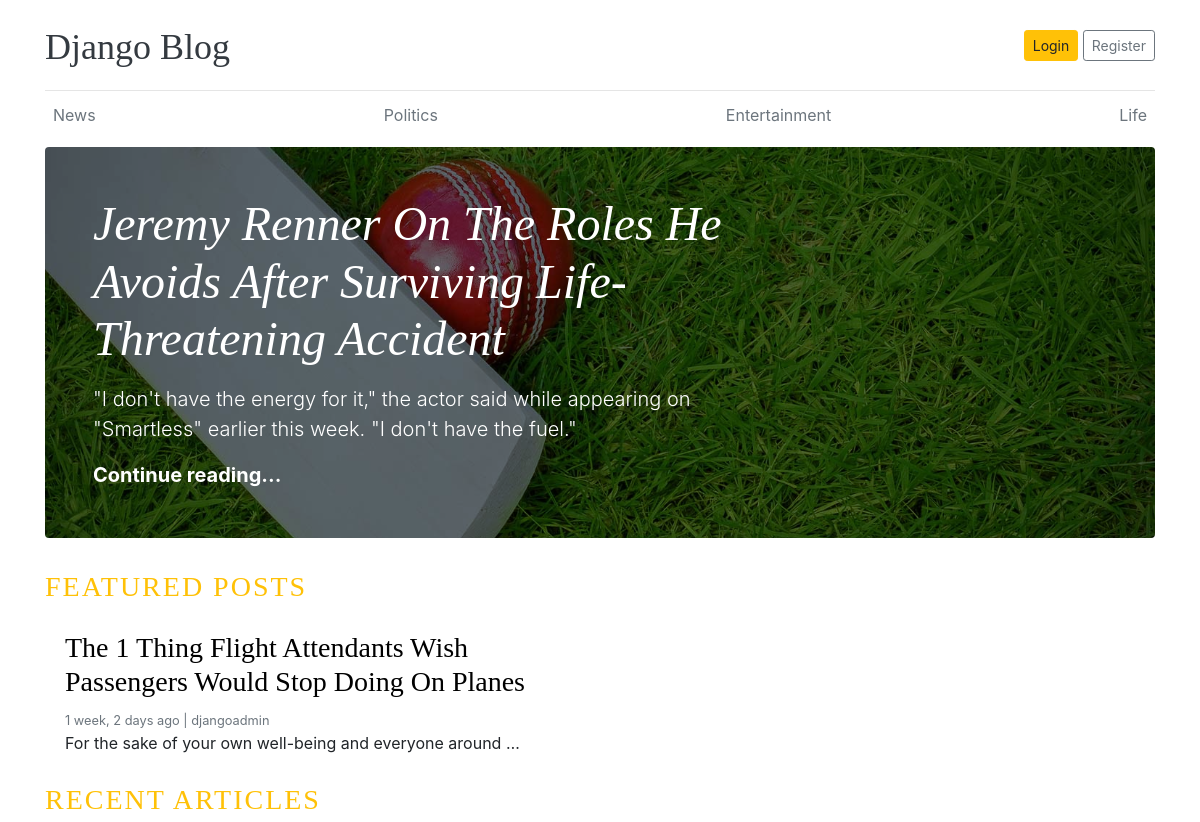
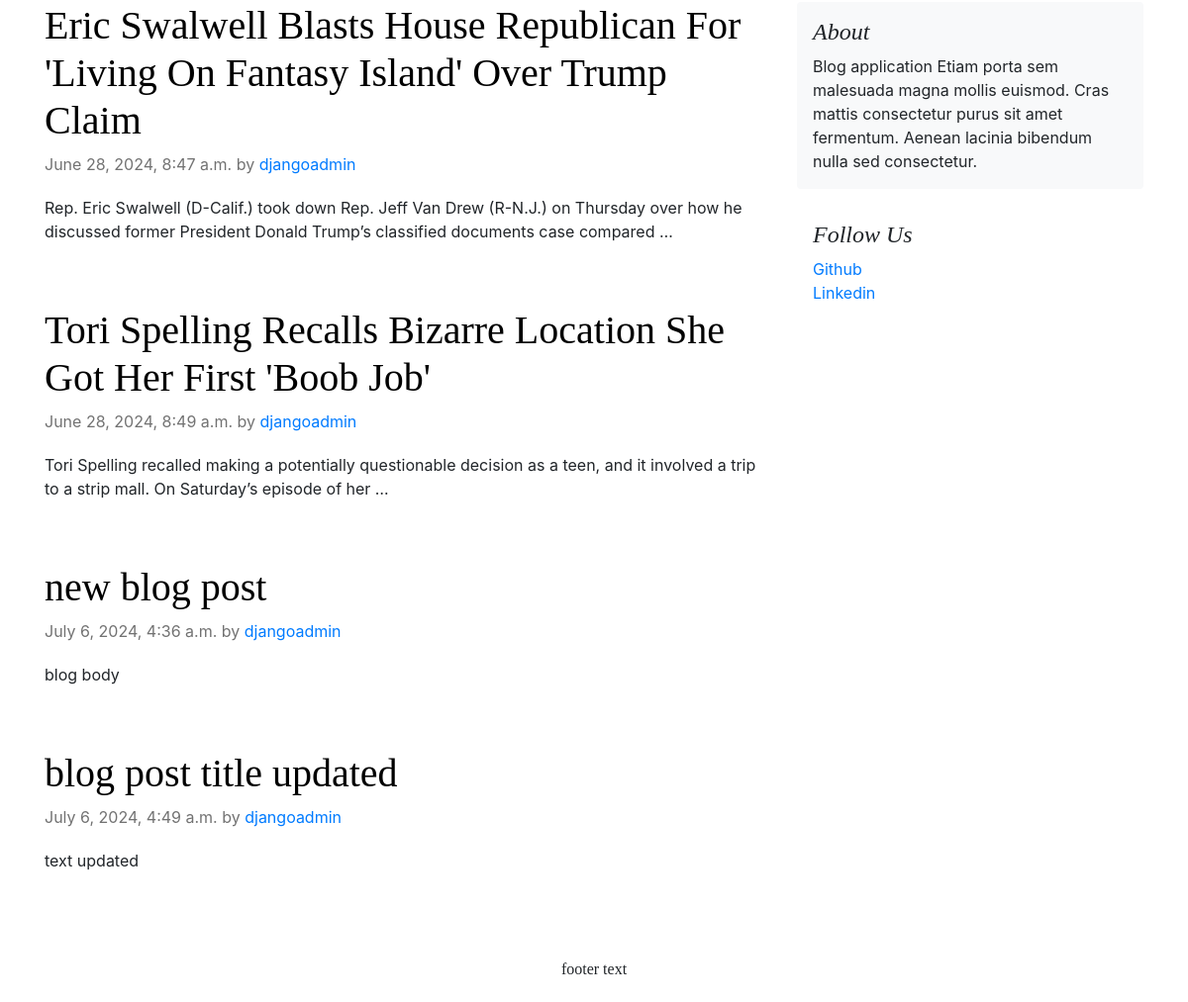
The page / on the database its author committed (2 pictures, top to bottom).
### blogs/models.py (models this page shows, shortened)
class Category(models.Model):
    category_name = models.CharField(max_length=50, unique=True)
    created_at = models.DateTimeField(auto_now_add=True)
    updated_at = models.DateTimeField(auto_now=True)
    class Meta:
        verbose_name_plural = 'Categories'

class Blog(models.Model):
    title = models.CharField(max_length=100)
    slug = models.SlugField(max_length=150, unique=True, blank=True)
    category = models.ForeignKey(Category, on_delete=models.CASCADE)
    author = models.ForeignKey(User, on_delete=models.CASCADE)
    featured_image = models.ImageField(upload_to='uploads/%Y/%m/%d')
    short_description = models.TextField(max_length=500)
    blog_body = models.TextField(max_length=2000)
    status = models.CharField(max_length=20, choices=STATUS_CHOICES, default='Draft')
    is_featured = models.BooleanField(default=False)
    created_at = models.DateTimeField(auto_now_add=True)
    updated_at = models.DateTimeField(auto_now=True)

class About(models.Model):
    text = models.CharField(max_length=200)
    created_at = models.DateTimeField(auto_now_add=True)
    updated_at = models.DateTimeField(auto_now=True)

class SocialLink(models.Model):
    name = models.CharField(max_length=50)
    link = models.URLField(max_length=100)
    created_at = models.DateTimeField(auto_now_add=True)
    updated_at = models.DateTimeField(auto_now=True)

### blog_main/views.py (the view)
# urls.py: path('', views.home, name='home'),
def home(request):
    featured_posts = Blog.objects.filter(is_featured = True, status = 'Published')
    posts = Blog.objects.filter(is_featured = False, status = 'Published')
    about = About.objects.all()
    social_links = SocialLink.objects.all()
    context = {
        'featured_posts': featured_posts,
        'posts': posts,
        'about': about,
        'social_links': social_links
    }
    return render(request, 'home.html', context)

### blogs/context_processors.py (called while the page is built)
def get_categories(request):
    categories = Category.objects.all()
    return dict(categories=categories)

### templates/home.html
{% extends "base.html" %}
{% block content %}
{% for post in featured_posts %}
    {% if forloop.first %}
    <div class="jumbotron p-3 p-md-5 text-white rounded bg-dark" style="background-image: url({{ post.featured_image.url }});background-blend-mode: overlay;background-size:cover;">
      <div class="col-md-8 px-0">
        <h1 class="display-4 font-italic">{{ post.title }}</h1>
        <p class="lead my-3">{{ post.short_description }}</p>
        <p class="lead mb-0"><a href="{% url 'blogs' post.slug %}" class="text-white font-weight-bold">Continue reading...</a></p>
      </div>
    </div>
    {% endif %}
  {% endfor %}
  <h3 class="text-uppercase text-warning" style="letter-spacing: 2px;"> Featured posts </h3>
  <div class="row mb-2">
    {% for post in featured_posts %}
    {% if not forloop.first %}
    <div class="col-md-6">
      <div class="card border-0" >
        <div class="card-body">
          <h3><a style="color: black;" href="{% url 'blogs' post.slug %}">{{ post.title }}</a></h3>
          <small class="mb-1 text-muted">{{ post.created_at | timesince }} ago | {{ post.author }}</small>
          <p class="card-text">{{ post.short_description | truncatewords:10}}</p>
        </div>
      </div>
    </div>
    {% endif %}
    {% endfor %}
  </div>
  <h3 class="text-uppercase text-warning" style="letter-spacing: 2px;"> Recent articles </h3>
  <main role="main" class="container p-0">
    <div class="row">
      <div class="col-md-8 blog-main">
        {% for post in posts %}
        <div class="blog-post">
          <h3 class="blog-post-title" ><a style="color: black;" href="{% url 'blogs' post.slug %}">{{ post.title }}</a></h3>
          <p class="blog-post-meta">{{ post.created_at }} by <a href="#">{{ post.author }}</a></p>
          <p>{{ post.blog_body | truncatewords:25 }}</p>
        </div>
        {% endfor %}
      </div>
      <aside class="col-md-4 blog-sidebar">
        <div class="p-3 mb-3 bg-light rounded">
          <h4 class="font-italic">About</h4>
          {% for i in about %}
          <p class="mb-0">{{ i.text }}</p>
          {% endfor %}
        </div>
        <div class="p-3">
          <h4 class="font-italic">Follow Us</h4>
          <ol class="list-unstyled">
            {% for link in social_links %}
            <li><a href="{{ link.link }}">{{ link.name }}</a></li>
            {% endfor %}
          </ol>
        </div>
      </aside>
    </div>
  </main>
  {% endblock %}

### templates/base.html (shortened to what this page needs)
{% load static %}
<!DOCTYPE html>
<html lang="en">
<head>
    <link href="https://getbootstrap.com/docs/4.0/dist/css/bootstrap.min.css" rel="stylesheet">
    <link rel="stylesheet" href="https://cdnjs.cloudflare.com/ajax/libs/font-awesome/4.7.0/css/font-awesome.min.css">
    <link href="{% static 'css/blog.css' %}" rel="stylesheet">
  </head>
    <body>
        <div class="container">
        <header class="blog-header py-3">
            <div class="row flex-nowrap justify-content-between align-items-center">
            <div class="col-8 pt-1">
                <a class="blog-header-logo text-dark" href="/">Django Blog</a>
            </div>
            <div class="col-4 d-flex justify-content-end align-items-center">
                {% if not user.is_authenticated %}
                <a class="btn btn-sm btn-warning" href="{% url 'login' %}">Login</a> &nbsp;
                <a class="btn btn-sm btn-outline-secondary" href="{% url 'register' %}">Register</a>
                {% else %}
                <div><a href="{% url 'dashboard' %}" >Dashboard</a></div>
                &emsp;
                <span><a href="{% url 'logout' %}">Logout</a></span>
                {% endif %}
            </div>
            </div>
        </header>
        <div class="nav-scroller py-1 mb-2">
            <nav class="nav d-flex justify-content-between">
            {% for category in categories %}
            <a href="{% url 'posts_by_category' category.pk %}" class="p-2 text-muted" href="#">{{ category.category_name }}</a>
            {% endfor %}
            </nav>
        </div>
{% block content %}
{% endblock %}
    <footer class="text-center my-4">
        <h6>footer text</h6>
    </footer>
</div>
</body>
</html>

### blog_main/static/css/blog.css (style rules this page uses)
.blog-header { border-bottom: 1px solid #e5e5e5; }
.blog-header-logo { font-family: "Playfair Display", Georgia, "Times New Roman", serif; font-size: 2.25rem; }
h1, h2, h3, h4, h5, h6 { font-family: "Playfair Display", Georgia, "Times New Roman", serif; }
.display-4 { font-size: 2.5rem; }
@media (min-width: 768px) { .display-4 { font-size: 3rem; } }
.blog-post { margin-bottom: 4rem; }
.blog-post-title { font-size: 2.5rem; }
.blog-post-meta { margin-bottom: 1.25rem; color: #727272; }

### rows shown on the page
Category: category_name "News"
Category: category_name "Politics"
Category: category_name "Entertainment"
Category: category_name "Life"
Blog: featured_image (picture), title "Jeremy Renner On The Roles He Avoids After Surviving Life-Threatening Accident", short_description "\"I don't have the energy for it,\" the actor said while appearing on \"Smartless\" earlier this week. \"I don't have the fuel.\""
Blog: title "The 1 Thing Flight Attendants Wish Passengers Would Stop Doing On Planes", created_at "1 week, 2 days", author "djangoadmin", short_description "For the sake of your own well-being and everyone around …"
Blog: title "Eric Swalwell Blasts House Republican For 'Living On Fantasy Island' Over Trump Claim", created_at "June 28, 2024, 8:47 a.m.", author "djangoadmin", blog_body "Rep. Eric Swalwell (D-Calif.) took down Rep. Jeff Van Drew (R-N.J.) on Thursday over how he discussed former President Donald Trump’s classified documents case compared …"
Blog: title "Tori Spelling Recalls Bizarre Location She Got Her First 'Boob Job'", created_at "June 28, 2024, 8:49 a.m.", author "djangoadmin", blog_body "Tori Spelling recalled making a potentially questionable decision as a teen, and it involved a trip to a strip mall. On Saturday’s episode of her …"
Blog: title "new blog post", created_at "July 6, 2024, 4:36 a.m.", author "djangoadmin", blog_body "blog body"
Blog: title "blog post title updated", created_at "July 6, 2024, 4:49 a.m.", author "djangoadmin", blog_body "text updated"
About: text "Blog application Etiam porta sem malesuada magna mollis euismod. Cras mattis consectetur purus sit amet fermentum. Aenean lacinia bibendum nulla sed consectetur."
SocialLink: name "Github"
SocialLink: name "Linkedin"
